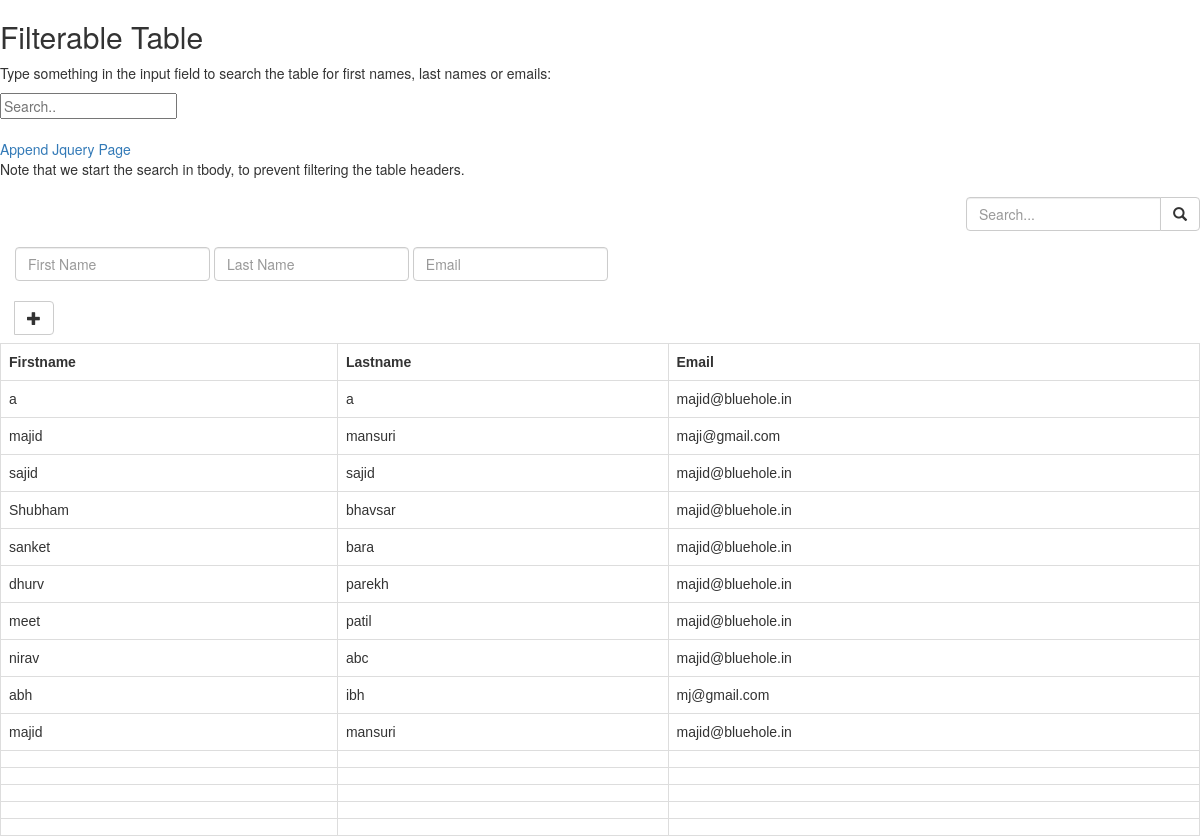
The page /jquery on the database its author committed.
### demoApp/models.py (models this page shows)
class Profile(models.Model):
    fname = models.TextField()
    lname = models.TextField()
    email = models.EmailField()

### demoApp/views.py (the view)
# urls.py: path('jquery',views.jquery,name='jquery'),
def jquery(request):
    AllProfile()
    return render(request, 'jquery.html', default)

### demoApp/views.py (called while the page is built)
def AllProfile():
    default['profile_list'] = Profile.objects.all()

### demoApp/templates/jquery.html (shortened to what this page needs)
<!DOCTYPE html>
<html>
<head>
    {% load static %}
<link rel="stylesheet" href="https://maxcdn.bootstrapcdn.com/bootstrap/3.4.1/css/bootstrap.min.css">
</head>
<body>
<h2>Filterable Table</h2>
<p>Type something in the input field to search the table for first names, last names or emails:</p>
<input id="myInput" type="text" placeholder="Search..">
<br><br>
<a href='{% url 'append_page' %}'>Append Jquery Page</a>
<p>Note that we start the search in tbody, to prevent filtering the table headers.</p>
<form class="navbar-form navbar-right" >
    <div class="form-group input-group">
        <input type="text" class="form-control" placeholder="Search..."/>
        <span class="input-group-btn">
            <button type="button" class="btn btn-default">
                <span class="glyphicon glyphicon-search"></span>
            </button>
        </span>
    </div>
</form>
<form class="navbar-form navbar-right" method="post" action="{% url 'add' %}" >
        <input type="text" name="fname" class="form-control" placeholder="First Name"/>
        <input type="text" name="lname" class="form-control" placeholder="Last Name"/>
        <input type="email" name="email" class="form-control" placeholder="Email"/>
        <br/><br/>
    <span class="input-group-btn">
        <button name="add" type="submit" class="btn btn-default">
            <span class="glyphicon glyphicon-plus"></span>
        </button>
    </span>
</form>
<table>
    <thead>
        <tr>
            <th>Firstname</th>
            <th>Lastname</th>
            <th>Email</th>
        </tr>
    </thead>
    {% for profile in profile_list %}
    <tbody id="myTable">
        <tr>
            <td>{{profile.fname}}</td>
            <td>{{profile.lname}}</td>
            <td>{{profile.email}}</td>
        </tr>
    </tbody>
{% endfor %}
  </table>
</body>
</html>

### demoApp/templates/jquery.html (style rules this page uses)
table { font-family: arial, sans-serif; border-collapse: collapse; width: 100%; }
td, th { border: 1px solid #dddddd; text-align: left; padding: 8px; }

### rows shown on the page
Profile: fname "a", lname "a", email "majid@bluehole.in"
Profile: fname "majid", lname "mansuri", email "maji@gmail.com"
Profile: fname "sajid", lname "sajid", email "majid@bluehole.in"
Profile: fname "Shubham", lname "bhavsar", email "majid@bluehole.in"
Profile: fname "sanket", lname "bara", email "majid@bluehole.in"
Profile: fname "dhurv", lname "parekh", email "majid@bluehole.in"
Profile: fname "meet", lname "patil", email "majid@bluehole.in"
Profile: fname "nirav", lname "abc", email "majid@bluehole.in"
Profile: fname "abh", lname "ibh", email "mj@gmail.com"
Profile: fname "majid", lname "mansuri", email "majid@bluehole.in"
